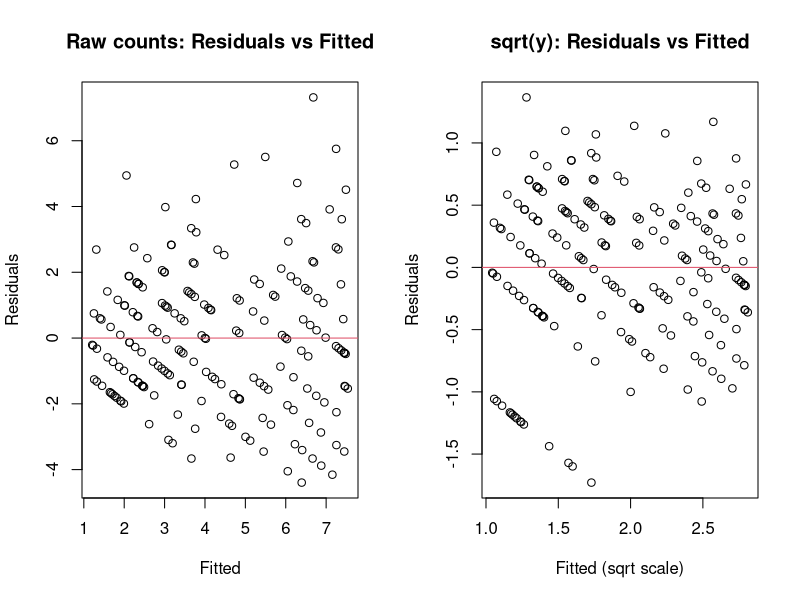

Write R code to recreate this figure.
set.seed(2)
n  <- 200
x  <- runif(n, 0, 8)
mu <- 1 + 0.9*x                  # mean increases with x
y  <- rpois(n, lambda = pmax(mu, 0.1))  # counts; variance ≈ mean -> heteroscedastic

## Fit models
m_lin  <- lm(y ~ x)
m_sqrt <- lm(sqrt(y) ~ x)        # variance-stabilizing for Poisson-like data

## Residual checks
par(mfrow = c(1, 2))
plot(fitted(m_lin), resid(m_lin),
     main = "Raw counts: Residuals vs Fitted", xlab = "Fitted", ylab = "Residuals"); abline(h=0,col=2)
plot(fitted(m_sqrt), resid(m_sqrt),
     main = "sqrt(y): Residuals vs Fitted", xlab = "Fitted (sqrt scale)", ylab = "Residuals"); abline(h=0,col=2)

## Optional: compare fits numerically
c(R2_raw = summary(m_lin)$adj.r.squared,
  R2_sqrt = summary(m_sqrt)$adj.r.squared)